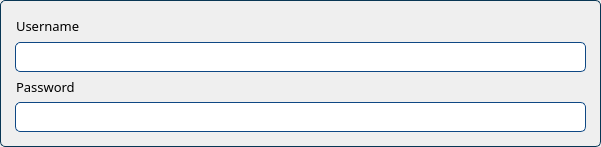
<?xml version="1.0" encoding="UTF-8"?>
<ui version="4.0">
 <class>w_student_item</class>
 <widget class="QWidget" name="w_student_item">
  <property name="geometry">
   <rect>
    <x>0</x>
    <y>0</y>
    <width>601</width>
    <height>147</height>
   </rect>
  </property>
  <property name="styleSheet">
   <string notr="true">QWidget#w_student_item {
  padding: 1px 5px;
  border: 1px solid #083654;
  border-radius: 5px;
}

QLineEdit {
  	padding: 1px 5px;
  	border: 1px solid #0e4884;
  	border-radius: 5px;
}

QPushButton {
  padding: 5px;
  border: 1px solid #0e4884;
  background-color: #0e4884;
}

QLineEdit:focus,
QLineEdit:hover,
QPushButton:focus,
QPushButton:hover {
  border: 1px solid #256eff;
  outline: none;
}

QPushButton:pressed {
  background-color: #072f49;
}
</string>
  </property>
  <layout class="QVBoxLayout" name="verticalLayout_2">
   <property name="spacing">
    <number>0</number>
   </property>
   <property name="leftMargin">
    <number>0</number>
   </property>
   <property name="topMargin">
    <number>0</number>
   </property>
   <property name="rightMargin">
    <number>0</number>
   </property>
   <property name="bottomMargin">
    <number>0</number>
   </property>
   <item>
    <widget class="QWidget" name="widget" native="true">
     <layout class="QVBoxLayout" name="verticalLayout">
      <property name="leftMargin">
       <number>15</number>
      </property>
      <property name="topMargin">
       <number>15</number>
      </property>
      <property name="rightMargin">
       <number>15</number>
      </property>
      <property name="bottomMargin">
       <number>15</number>
      </property>
      <item>
       <layout class="QHBoxLayout" name="horizontalLayout_32">
        <property name="spacing">
         <number>0</number>
        </property>
        <property name="sizeConstraint">
         <enum>QLayout::SetMinimumSize</enum>
        </property>
        <item>
         <widget class="QLabel" name="label_38">
          <property name="sizePolicy">
           <sizepolicy hsizetype="Fixed" vsizetype="Expanding">
            <horstretch>0</horstretch>
            <verstretch>0</verstretch>
           </sizepolicy>
          </property>
          <property name="font">
           <font>
            <family>Barlow</family>
            <pointsize>10</pointsize>
           </font>
          </property>
          <property name="text">
           <string>Username</string>
          </property>
          <property name="indent">
           <number>1</number>
          </property>
         </widget>
        </item>
        <item>
         <spacer name="horizontalSpacer_25">
          <property name="orientation">
           <enum>Qt::Horizontal</enum>
          </property>
          <property name="sizeHint" stdset="0">
           <size>
            <width>40</width>
            <height>20</height>
           </size>
          </property>
         </spacer>
        </item>
        <item>
         <widget class="QPushButton" name="btn_student_item_close">
          <property name="sizePolicy">
           <sizepolicy hsizetype="Fixed" vsizetype="Fixed">
            <horstretch>0</horstretch>
            <verstretch>0</verstretch>
           </sizepolicy>
          </property>
          <property name="minimumSize">
           <size>
            <width>20</width>
            <height>20</height>
           </size>
          </property>
          <property name="maximumSize">
           <size>
            <width>20</width>
            <height>20</height>
           </size>
          </property>
          <property name="cursor">
           <cursorShape>PointingHandCursor</cursorShape>
          </property>
          <property name="styleSheet">
           <string notr="true">QPushButton{
	border: none;
	border-radius: none;
	background: none;
	background-repeat: none;
	background-image: url(:/icons/close.png);
	background-position: center center;
}

QPushButton:hover{
	background: none;
	background-repeat: none;
	background-image: url(:/icons/close_2.png);
	background-position: center center;
}</string>
          </property>
         </widget>
        </item>
       </layout>
      </item>
      <item>
       <widget class="QLineEdit" name="txt_student_item_username">
        <property name="minimumSize">
         <size>
          <width>0</width>
          <height>30</height>
         </size>
        </property>
        <property name="font">
         <font>
          <family>Barlow</family>
          <pointsize>10</pointsize>
         </font>
        </property>
       </widget>
      </item>
      <item>
       <widget class="QLabel" name="label_33">
        <property name="sizePolicy">
         <sizepolicy hsizetype="Preferred" vsizetype="Fixed">
          <horstretch>0</horstretch>
          <verstretch>0</verstretch>
         </sizepolicy>
        </property>
        <property name="font">
         <font>
          <family>Barlow</family>
          <pointsize>10</pointsize>
         </font>
        </property>
        <property name="text">
         <string>Password</string>
        </property>
        <property name="indent">
         <number>1</number>
        </property>
       </widget>
      </item>
      <item>
       <widget class="QLineEdit" name="txt_student_item_password">
        <property name="minimumSize">
         <size>
          <width>0</width>
          <height>30</height>
         </size>
        </property>
        <property name="font">
         <font>
          <family>Barlow</family>
          <pointsize>10</pointsize>
         </font>
        </property>
       </widget>
      </item>
     </layout>
    </widget>
   </item>
  </layout>
 </widget>
 <resources>
  <include location="C:/Users/moral/Desktop/Resources/Resources.qrc"/>
 </resources>
 <connections/>
</ui>
